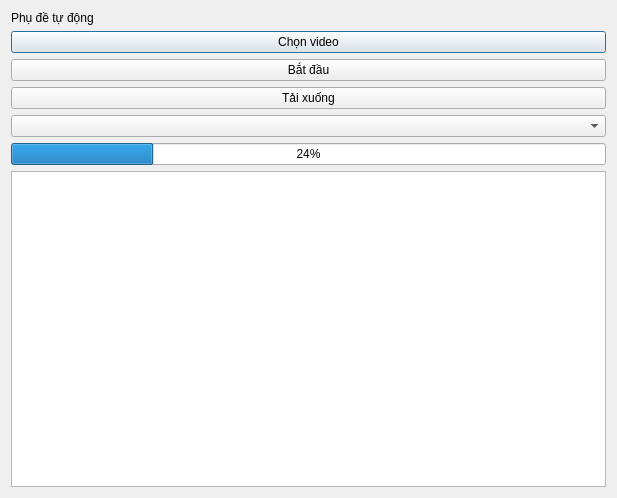
<?xml version="1.0" encoding="UTF-8"?>
<ui version="4.0">
 <class>Dialog</class>
 <widget class="QDialog" name="Dialog">
  <property name="geometry">
   <rect>
    <x>0</x>
    <y>0</y>
    <width>617</width>
    <height>498</height>
   </rect>
  </property>
  <property name="windowTitle">
   <string>Dialog</string>
  </property>
  <property name="styleSheet">
   <string notr="true">QDialog {
    background: qlineargradient(x1:0, y1:0, x2:1, y2:1,
                stop:0 rgba(240, 249, 255, 0.95),
                stop:1 rgba(236, 254, 255, 0.9));
    border-radius: 20px;
}

QPushButton#video_btn, QPushButton#start_btn, QPushButton#download_btn {
    background-color: rgba(255, 255, 255, 0.9);
    border: 1px solid rgba(147, 165, 207, 0.3);
    border-radius: 14px;
    color: rgba(147, 165, 207, 1);
    padding: 16px;
    font-size: 16px;
    font-weight: 500;
}

QPushButton#video_btn:hover, QPushButton#start_btn:hover, QPushButton#download_btn:hover {
    background: qlineargradient(x1:0, y1:0, x2:0, y2:1,
                stop:0 rgba(147, 165, 207, 0.8),
                stop:1 rgba(165, 142, 251, 0.7));
    color: rgba(255, 255, 255, 1);
    border: 1px solid rgba(255, 255, 255, 0.6);
}

QProgressBar {
    background-color: rgba(255, 255, 255, 0.6);
    border: none;
    border-radius: 10px;
    height: 20px;
}

QProgressBar::chunk {
    background: qlineargradient(x1:0, y1:0, x2:1, y2:0,
                stop:0 rgba(147, 165, 207, 0.8),
                stop:1 rgba(255, 182, 193, 0.7));
    border-radius: 10px;
}
Smart, efficient model </string>
  </property>
  <layout class="QVBoxLayout" name="verticalLayout">
   <item>
    <widget class="QLabel" name="label">
     <property name="text">
      <string>Phụ đề tự động</string>
     </property>
    </widget>
   </item>
   <item>
    <widget class="QPushButton" name="btn_select_video">
     <property name="text">
      <string>Chọn video</string>
     </property>
    </widget>
   </item>
   <item>
    <widget class="QPushButton" name="btn_process">
     <property name="text">
      <string>Bắt đầu</string>
     </property>
    </widget>
   </item>
   <item>
    <widget class="QPushButton" name="btn_download">
     <property name="text">
      <string>Tải xuống</string>
     </property>
    </widget>
   </item>
   <item>
    <widget class="QComboBox" name="cb_language"/>
   </item>
   <item>
    <widget class="QProgressBar" name="progress_bar">
     <property name="value">
      <number>24</number>
     </property>
    </widget>
   </item>
   <item>
    <widget class="QTextEdit" name="txt_log">
     <property name="readOnly">
      <bool>true</bool>
     </property>
    </widget>
   </item>
  </layout>
 </widget>
 <resources/>
 <connections/>
</ui>
